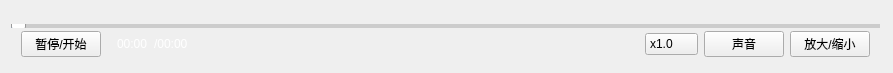
<?xml version="1.0" encoding="UTF-8"?>
<ui version="4.0">
 <class>VideoControlBar</class>
 <widget class="QWidget" name="VideoControlBar">
  <property name="geometry">
   <rect>
    <x>0</x>
    <y>0</y>
    <width>893</width>
    <height>73</height>
   </rect>
  </property>
  <property name="windowTitle">
   <string>VideoControlBar</string>
  </property>
  <property name="autoFillBackground">
   <bool>false</bool>
  </property>
  <property name="styleSheet">
   <string notr="true">VideoControlBar{background-color: rgba(0, 0, 0 , 0.3);}</string>
  </property>
  <widget class="QWidget" name="verticalLayoutWidget">
   <property name="geometry">
    <rect>
     <x>0</x>
     <y>10</y>
     <width>891</width>
     <height>61</height>
    </rect>
   </property>
   <layout class="QVBoxLayout" name="verticalLayout" stretch="0,0">
    <property name="spacing">
     <number>0</number>
    </property>
    <item>
     <widget class="QSlider" name="horizontalSlider">
      <property name="sizePolicy">
       <sizepolicy hsizetype="Expanding" vsizetype="Fixed">
        <horstretch>0</horstretch>
        <verstretch>0</verstretch>
       </sizepolicy>
      </property>
      <property name="styleSheet">
       <string notr="true">QSlider {
    /* 整体轨道样式 */
    background: transparent;
    height: 4px;  /* 水平滑块的高度 / 垂直滑块的宽度 */
}

/* 已过进度部分（蓝色） */
QSlider::sub-page:horizontal {
    background: #1E90FF;  /* 蓝色进度 */
}

QSlider::add-page:horizontal {
    background: #CCCCCC;  /* 未完成部分灰色 */
}

/* 滑块（默认隐藏，悬停时显示） */
QSlider::handle:horizontal {
    background: white;
    width: 12px;    /* 滑块宽度 */
    height: 12px;   /* 滑块高度 */
    margin: -4px 0;  /* 使滑块超出轨道 */
    border-radius: 6px;
    border: 1px solid #999;
    opacity: 0;      /* 默认透明 */
}

/* 鼠标悬停时显示滑块 */
QSlider::handle:horizontal:hover {
    opacity: 1;      /* 完全显示 */
}</string>
      </property>
      <property name="maximum">
       <number>35</number>
      </property>
      <property name="orientation">
       <enum>Qt::Orientation::Horizontal</enum>
      </property>
     </widget>
    </item>
    <item>
     <layout class="QHBoxLayout" name="horizontalLayout">
      <item>
       <spacer name="horizontalSpacer_3">
        <property name="orientation">
         <enum>Qt::Orientation::Horizontal</enum>
        </property>
        <property name="sizeType">
         <enum>QSizePolicy::Policy::Fixed</enum>
        </property>
        <property name="sizeHint" stdset="0">
         <size>
          <width>10</width>
          <height>20</height>
         </size>
        </property>
       </spacer>
      </item>
      <item>
       <widget class="QPushButton" name="start">
        <property name="text">
         <string>暂停/开始</string>
        </property>
       </widget>
      </item>
      <item>
       <spacer name="horizontalSpacer_2">
        <property name="orientation">
         <enum>Qt::Orientation::Horizontal</enum>
        </property>
        <property name="sizeType">
         <enum>QSizePolicy::Policy::Fixed</enum>
        </property>
        <property name="sizeHint" stdset="0">
         <size>
          <width>10</width>
          <height>20</height>
         </size>
        </property>
       </spacer>
      </item>
      <item>
       <widget class="QLabel" name="cur_label">
        <property name="styleSheet">
         <string notr="true">color:rgb(255,255,255)</string>
        </property>
        <property name="text">
         <string>00:00</string>
        </property>
       </widget>
      </item>
      <item>
       <widget class="QLabel" name="duration_label">
        <property name="styleSheet">
         <string notr="true">color:rgb(255,255,255)</string>
        </property>
        <property name="text">
         <string>/00:00</string>
        </property>
        <property name="textFormat">
         <enum>Qt::TextFormat::AutoText</enum>
        </property>
       </widget>
      </item>
      <item>
       <spacer name="horizontalSpacer">
        <property name="orientation">
         <enum>Qt::Orientation::Horizontal</enum>
        </property>
        <property name="sizeHint" stdset="0">
         <size>
          <width>40</width>
          <height>20</height>
         </size>
        </property>
       </spacer>
      </item>
      <item>
       <widget class="QComboBox" name="comboBox">
        <property name="font">
         <font>
          <stylestrategy>PreferAntialias</stylestrategy>
         </font>
        </property>
        <property name="styleSheet">
         <string notr="true">QComboBox::drop-down { border: 0px; }QComboBox::down-arrow { width: 0px; height: 0px; } </string>
        </property>
        <property name="currentIndex">
         <number>1</number>
        </property>
        <property name="modelColumn">
         <number>0</number>
        </property>
        <item>
         <property name="text">
          <string>x0.5</string>
         </property>
        </item>
        <item>
         <property name="text">
          <string>x1.0</string>
         </property>
        </item>
        <item>
         <property name="text">
          <string>x1.5</string>
         </property>
        </item>
        <item>
         <property name="text">
          <string>x2.0</string>
         </property>
        </item>
       </widget>
      </item>
      <item>
       <widget class="QPushButton" name="sound_button">
        <property name="text">
         <string>声音</string>
        </property>
       </widget>
      </item>
      <item>
       <widget class="QPushButton" name="maximize_button">
        <property name="text">
         <string>放大/缩小</string>
        </property>
       </widget>
      </item>
      <item>
       <spacer name="horizontalSpacer_4">
        <property name="orientation">
         <enum>Qt::Orientation::Horizontal</enum>
        </property>
        <property name="sizeType">
         <enum>QSizePolicy::Policy::Fixed</enum>
        </property>
        <property name="sizeHint" stdset="0">
         <size>
          <width>10</width>
          <height>20</height>
         </size>
        </property>
       </spacer>
      </item>
     </layout>
    </item>
   </layout>
  </widget>
 </widget>
 <layoutdefault spacing="6" margin="11"/>
 <resources/>
 <connections/>
</ui>
